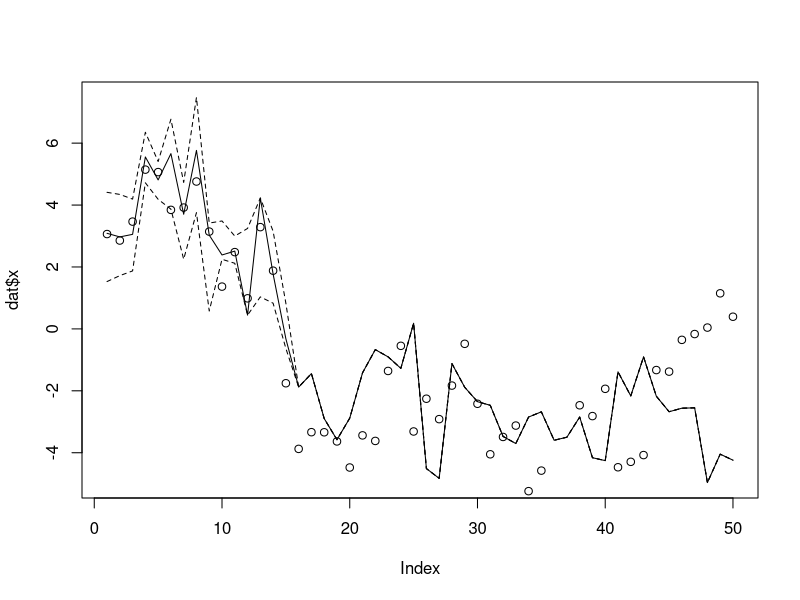

Write R code to recreate this figure.
## ---- chunk 1
dlmSim <- function(n, sigma, tau, x0) {
  x    <- rep(0,n)
  y    <- rep(0,n)
  x[1] <- rnorm(1, x0,   tau)
  y[1] <- rnorm(1, x[1], sigma)
  for (t in 2:n) { # loop for clarity; could be vectorized
    x[t] <- rnorm(1, x[t-1], tau)
    y[t] <- rnorm(1, x[t],   sigma)
  }
  data.frame(y = y, x = x) # save x for comparison purpose
}
## ---- chunk 2
n <- 50
sigma<- 0.7; tau <- 2 * sigma
dat <- dlmSim(n, sigma, tau, 0)
## ---- chunk 3
dlmSIS <- function(y, sigma, tau, m0, s0, N) {
  x <- rnorm(N, m0, s0)
  w <- rep(1/N, N)
  xseq <- matrix(0, N, n)
  for (t in 1:n) {
    x <- rnorm(N, x, tau)
    w <- w * dnorm(y[t], x, sigma)
    w1 <- w / sum(w)
    xseq[, t] <- sample(x, size =N, replace = TRUE, prob = w1)
    ## wseq[i,] <- w
  }
  xseq
}
## ---- chunk 4
xseq <- dlmSIS(dat$y, sigma, tau, 0, 10, 2000)
lower <- apply(xseq, 2, quantile, prob = 0.025)
upper <- apply(xseq, 2, quantile, prob = 0.975)
med <- apply(xseq, 2, median)
plot(dat$x, type = "n", ylim = range(c(lower, upper)))
points(dat$x)
lines(med, lty = 1)
lines(lower, lty = 2)
lines(upper, lty = 2)
